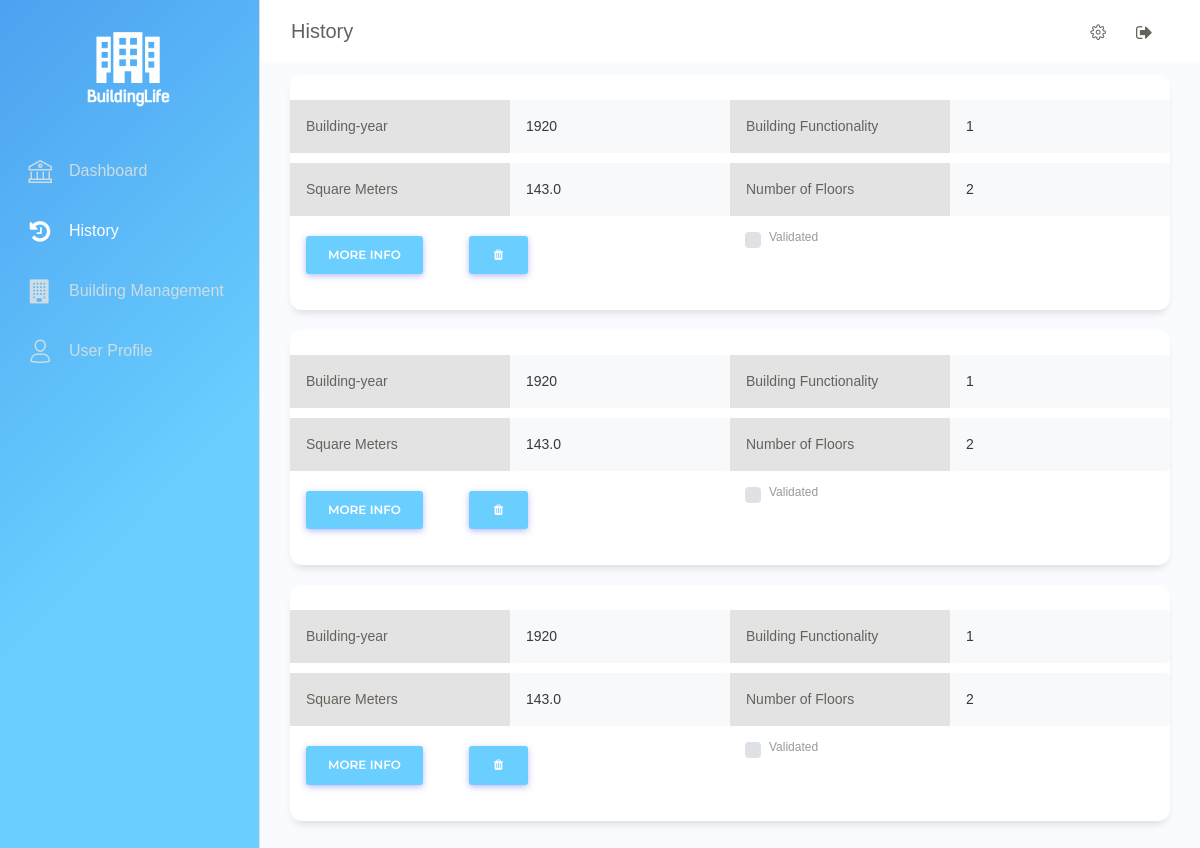
Before: /history with the older database file.
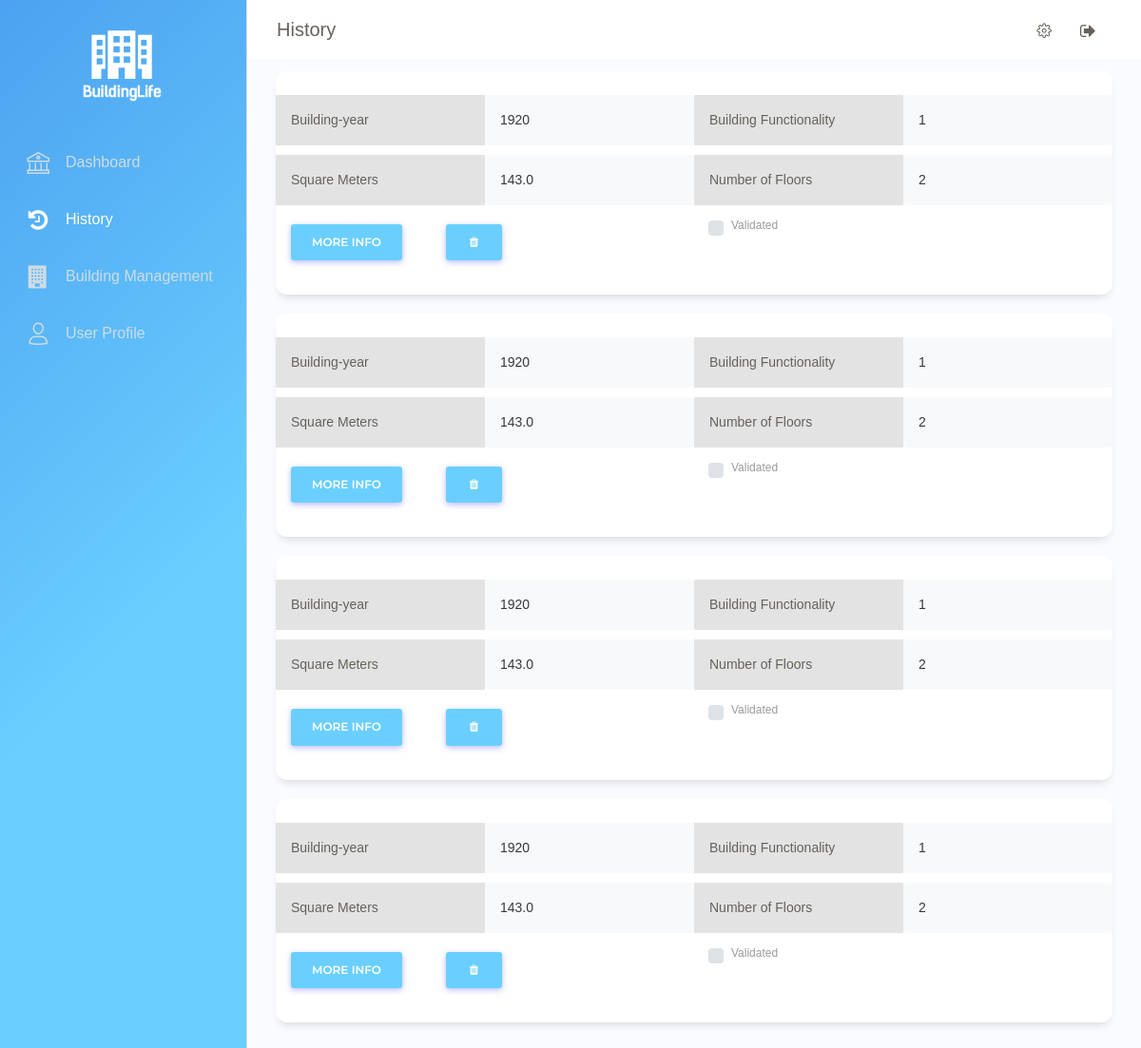
After: the same page with the newer database file.
### app/models.py (models this page shows, shortened)
class Building(db.Model):
	__tablename__ = "Building"
	id                      = db.Column(db.Integer, primary_key=True)
	building_year           = db.Column(db.Integer)
	building_functionality  = db.Column(db.String(120))
	square_meters           = db.Column(db.Float)
	number_floors           = db.Column(db.Integer)
	total_value             = db.Column(db.Integer)
	steel_quantity          = db.Column(db.Integer)
	steel_Value             = db.Column(db.Integer)
	copper_quantity         = db.Column(db.Integer)
	copper_Value            = db.Column(db.Integer)
	concrete_quantity       = db.Column(db.Integer)
	concrete_Value          = db.Column(db.Integer)
	timber_quantity         = db.Column(db.Integer)
	timber_Value            = db.Column(db.Integer)
	glass_quantity          = db.Column(db.Integer)
	glass_Value             = db.Column(db.Integer)
	polystyrene_quantity    = db.Column(db.Integer)
	polystyrene_Value       = db.Column(db.Integer)
	user_id                 = db.Column(db.Integer, db.ForeignKey('user.id'))

### app/routes.py (the view)
@app.route('/history')
def history():
	buildings = Building.query.order_by(Building.id.desc())
	return render_template('history.html', buildings=buildings)

### app/templates/history.html (shortened to what this page needs)
{% extends "base.html" %}
{% block content %}
    <div class="main-panel">
      <nav class="navbar navbar-expand-lg navbar-absolute fixed-top navbar-transparent">
        <div class="container-fluid">
          <div class="navbar-wrapper">
            <a class="navbar-brand" href="#pablo">History</a>
          </div>
          <div class="collapse navbar-collapse justify-content-end" id="navigation">
            <ul class="navbar-nav">
              <li class="nav-item">
                <a class="nav-link btn-rotate">
                  <i class="nc-icon nc-settings-gear-65"></i>
                </a>
              </li>
              <li class="nav-item">
                <a class="nav-link btn-rotate" href="{{url_for('logout')}}">
                  <i class="fa fa-sign-out"></i>
                </a>
              </li>
            </ul>
          </div>
        </div>
      </nav>
      <div class="content">
        <div class="row">
        {% for building in buildings %}
          <div class="col-md-12">
            <div class="card ">
              <div class="card-body ">
                <div class="row" style="margin-top:10px">
                  <div class="p-3 col-md-3" style="background-color: #e3e3e3; color: #66615B">Building-year</div>
                  <div class="p-3 bg-light text-dark rounded col-md-3">{{ building.building_year }}</div>
                  <div class="p-3 col-md-3" style="background-color: #e3e3e3; ; color: #66615B">Building Functionality</div>
                  <div class="p-3 bg-light text-dark rounded col-md-3">{{ building.building_functionality }}</div>
                </div>
                <div class="row" style="margin-top:10px">
                  <div class="p-3 col-md-3" style="background-color: #e3e3e3; color: #66615B">Square Meters</div>
                  <div class="p-3 bg-light text-dark rounded col-md-3">{{ building.square_meters }}</div>
                  <div class="p-3 col-md-3" style="background-color: #e3e3e3; color: #66615B">Number of Floors</div>
                  <div class="p-3 bg-light text-dark rounded col-md-3">{{ building.number_floors }}</div>
                </div>
                <div class="row" style="margin-top:10px">
                  <div class=" col-md-6">
                    <p style="padding: 0 0 0px">
                      <button class="btn btn-primary" type="button" data-toggle="collapse" data-target="#collapseExample{{loop.index}}" aria-expanded="false" aria-controls="collapseExample{{loop.index}}">
                      More info
                      </button>
                      <button class="btn btn-primary" type="button" style="margin-left: 10%"  onclick="var r = confirm('Are you sure you want to delete this estimation ?');
                      if (r == true) {
                        location.href='{{url_for('suppr', idEstimation=building.id)}}';
                      }">
                        <i class="fa fa-trash fa-fw" aria-hidden="true"></i>
                      </button>
                    </p>
                  </div>
                  <div class=" col-md-6">
                    <div class="custom-control custom-checkbox">
                      <label class="custom-control-label" for="checkbox_{{ building.id }}" >Validated</label>
                    </div>
                  </div>
                </div>
            </div>
              </div>
              </div>
			    {% endfor %}
            </div>
	  </div>
  </div>
  {% endblock %}

### app/templates/base.html (shortened to what this page needs)
<!DOCTYPE html>
<html lang="en">
<head>
  <link href="https://maxcdn.bootstrapcdn.com/font-awesome/latest/css/font-awesome.min.css" rel="stylesheet">
   <link href= "{{ url_for('static',filename='Front_end/Dashboard/assets/css/bootstrap.min.css') }}" rel= "stylesheet" >
   <link href= "{{ url_for('static',filename='Front_end/Dashboard/assets/css/paper-dashboard.css') }}" rel= "stylesheet" >
   <link href= "{{ url_for('static',filename='Front_end/Dashboard/assets/css/styleProgressBar.css') }}" rel= "stylesheet" >
   <link rel="stylesheet" href="https://cdnjs.cloudflare.com/ajax/libs/font-awesome/4.7.0/css/font-awesome.min.css">
</head>
<body class="">
  <div class="wrapper ">
    <div class="sidebar" data-color="white" data-active-color="danger">
      <div class="logo mx-auto">
        <a class="sticky-logo" href="dashboard">
          <img style="width: 55%; height:50%; vertical-align: middle;" class="img-fluid mx-auto d-block" src="static/Front_end/img/Logo_Updated.png" alt="" title="">
        </a>
      </div>
	 <div class="sidebar-wrapper" style="overflow: hidden">
        <ul class="nav">
          {% if url_for(request.endpoint) == "/dashboard" %}
            <li class="active ">
          {% else %}
            <li>
          {% endif %}
            <a href="dashboard">
              <i class="nc-icon nc-bank"></i>
              <p style = "font-family: Nunito,sans-serif; font-weight: 400; font-size: 1rem">Dashboard</p>
            </a>
          </li>
          {% if url_for(request.endpoint) == "/history" %}
            <li class="active ">
          {% else %}
            <li>
          {% endif %}
            <a href="history">
              <i class="fa fa-history"></i>
              <p style = "font-family: Nunito,sans-serif; font-weight: 400; font-size: 1rem">History</p>
            </a>
          </li>
          {% if url_for(request.endpoint) == "/BuildingManagement" or url_for(request.endpoint) == "/parameters" or url_for(request.endpoint) == "/building_management_estimation" %}
          <li class="active ">
          {% else %}
          <li>
          {% endif %}
            <a href="BuildingManagement">
              <i class="fa fa-building"></i>
              <p style = "font-family: Nunito,sans-serif; font-weight: 400; font-size: 1rem;">Building Management</p>
            </a>
          </li>
          {% if url_for(request.endpoint) == "/UserProfile" %}
          <li class="active ">
          {% else %}
          <li>
          {% endif %}
            <a href="UserProfile">
              <i class="nc-icon nc-single-02"></i>
              <p style = "font-family: Nunito,sans-serif; font-weight: 400; font-size: 1rem;">User Profile</p>
            </a>
          </li>
        </ul>
      </div>
    </div>
{% block content %}{% endblock %}
</body>
</html>

Changed rows visible on the page:
added Building: building_year "1920", building_functionality "1", square_meters "143.0", number_floors "2"
